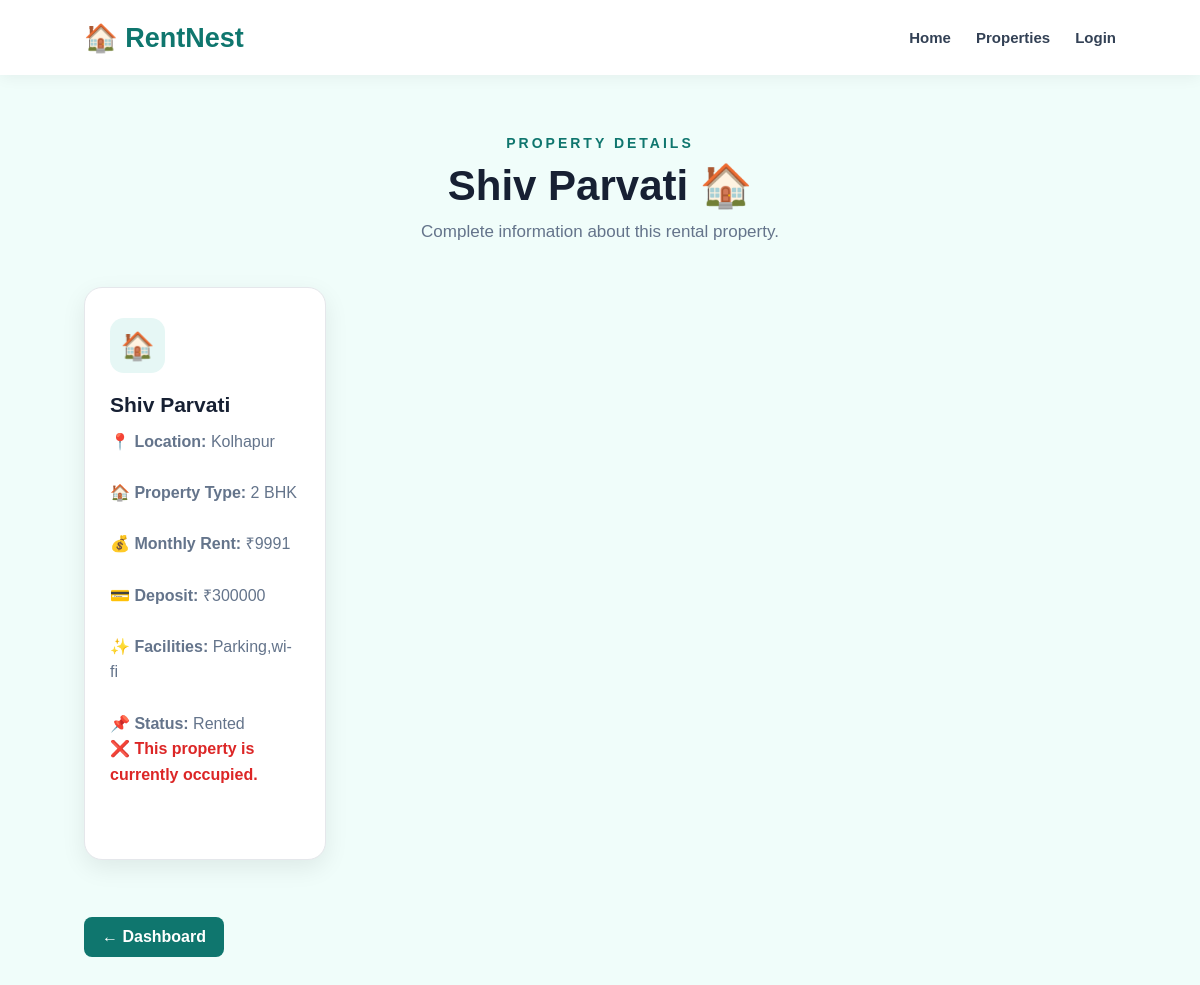
Screenshot of /property/10 with the database file from the repository.
### tables this page shows
CREATE TABLE properties (

            id INTEGER PRIMARY KEY AUTOINCREMENT,

            owner_id INTEGER,

            title TEXT NOT NULL,

            property_type TEXT NOT NULL,

            location TEXT NOT NULL,

            rent INTEGER NOT NULL,

            deposit INTEGER,

            facilities TEXT,

            image TEXT,

            status TEXT DEFAULT 'Available'

        );

### app.py (the view)
@app.route("/property/<int:property_id>")
def property_details(property_id):
    connection = get_db_connection()
    property_data = connection.execute("""
        SELECT *
        FROM properties
        WHERE id = ?
    """, (property_id,)).fetchone()
    connection.close()
    if not property_data:
        return "Property Not Found", 404
    return render_template(
        "property_details.html",
        property=property_data
    )

### database.py (called while the page is built)
def get_db_connection():
    connection = sqlite3.connect(DATABASE)
    connection.row_factory = sqlite3.Row
    return connection

### templates/property_details.html (shortened to what this page needs)
<!DOCTYPE html>
<html lang="en">
<head>
    <link rel="stylesheet"
          href="{{ url_for('static', filename='style.css') }}">
</head>
<body class="dashboard-page">
    <nav class="navbar">
        <div class="logo">
            🏠 RentNest
        </div>
        <div class="nav-links">
            <a href="/">
                Home
            </a>
            <a href="/properties">
                Properties
            </a>
            {% if session.get("user_id") %}
                <a href="/owner-dashboard">
                    Dashboard
                </a>
                <a href="/logout">
                    Logout
                </a>
            {% else %}
                <a href="/login">
                    Login
                </a>
            {% endif %}
        </div>
    </nav>
    <section class="dashboard-section">
        <div class="dashboard-heading">
            <p class="small-heading">
                PROPERTY DETAILS
            </p>
            <h1>
                {{ property["title"] }} 🏠
            </h1>
            <p>
                Complete information about this rental property.
            </p>
        </div>
        <div class="dashboard-cards">
            <div class="dashboard-card">
                <div class="card-icon">
                    🏠
                </div>
                <h2>
                    {{ property["title"] }}
                </h2>
                <p>
                    📍 <strong>Location:</strong>
                    {{ property["location"] }}
                    <br><br>
                    🏠 <strong>Property Type:</strong>
                    {{ property["property_type"] }}
                    <br><br>
                    💰 <strong>Monthly Rent:</strong>
                    ₹{{ property["rent"] }}
                    <br><br>
                    💳 <strong>Deposit:</strong>
                    ₹{{ property["deposit"] or 0 }}
                    <br><br>
                    ✨ <strong>Facilities:</strong>
                    {{ property["facilities"] or "Facilities available" }}
                    <br><br>
                    📌 <strong>Status:</strong>
                    {{ property["status"] }}
                </p>
                {% if property["status"] == "Available" %}
                    {% if session.get("user_id") and session.get("role") == "Tenant" %}
                        <a href="/request-rental/{{ property['id'] }}"
                           class="card-button">
                            💌 Send Rental Request
                        </a>
                        <br>
                        <a href="/tenant-dashboard"
                             class="card-button">
                             ← Dashboard
                        </a>
                    {% elif not session.get("user_id") %}
                        <a href="/login"
                           class="card-button">
                            Login to Request
                        </a>
                    {% endif %}
                {% else %}
                    <p style="color:#dc2626; font-weight:bold;">
                        ❌ This property is currently occupied.
                    </p>
                {% endif %}
                <br>
            </div>
        </div>
        <div>
    <a href="/owner-dashboard"
           class="card-button">
            ← Dashboard
        </a>
    </div>
    </section>
</body>
</html>

### static/style.css (style rules this page uses)
* { margin: 0; padding: 0; box-sizing: border-box; }
body { font-family: Arial, Helvetica, sans-serif; background: #f8fafc; color: #172033; }
.navbar { height: 75px; display: flex; align-items: center; justify-content: space-between; padding: 0 7%; background: white; box-shadow: 0 2px 15px rgba(0, 0, 0, 0.06); position: sticky; top: 0; z-index: 100; }
.logo { font-size: 27px; font-weight: bold; color: #0f766e; }
.nav-links { display: flex; align-items: center; gap: 25px; }
.nav-links a { text-decoration: none; color: #334155; font-size: 15px; font-weight: 600; }
.small-heading { color: #14b8a6; font-size: 14px; font-weight: bold; letter-spacing: 2px; margin-bottom: 15px; }
.dashboard-section { padding: 60px 7%; min-height: calc(100vh - 80px); }
.dashboard-heading { text-align: center; margin-bottom: 45px; }
.dashboard-heading .small-heading { color: #0f766e; font-size: 14px; font-weight: bold; letter-spacing: 3px; margin-bottom: 10px; }
.dashboard-heading h1 { font-size: 42px; margin: 0 0 12px; color: #172033; }
.dashboard-heading > p:last-child { font-size: 17px; color: #64748b; }
.dashboard-cards { display: grid; grid-template-columns: repeat(4, 1fr); gap: 22px; margin-bottom: 45px; }
.dashboard-card { background: white; padding: 30px 25px; border-radius: 18px; box-shadow: 0 8px 25px rgba(0, 0, 0, 0.08); transition: 0.3s; border: 1px solid #e5e7eb; }
.card-icon { width: 55px; height: 55px; display: flex; align-items: center; justify-content: center; background: #e6f7f5; border-radius: 14px; font-size: 27px; margin-bottom: 20px; }
.dashboard-card h2 { font-size: 21px; margin-bottom: 12px; color: #172033; }
.dashboard-card p { color: #64748b; line-height: 1.6; min-height: 75px; }
.card-button { display: inline-block; margin-top: 12px; padding: 11px 18px; background: #0f766e; color: white; text-decoration: none; border-radius: 8px; font-weight: bold; transition: 0.3s; }
.dashboard-page { background: #f0fdfa; }

### rows the page displays
properties: title "Shiv Parvati", location "Kolhapur", property_type "2 BHK", rent "9991", deposit "300000", facilities "Parking,wi-fi", status "Rented"
